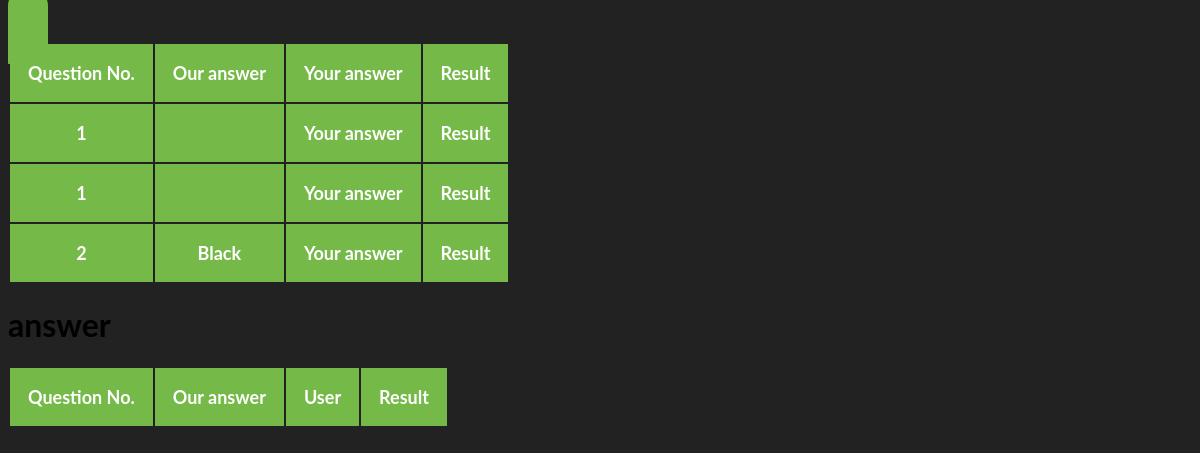
/firas/result, run on an earlier commit of the app's database.
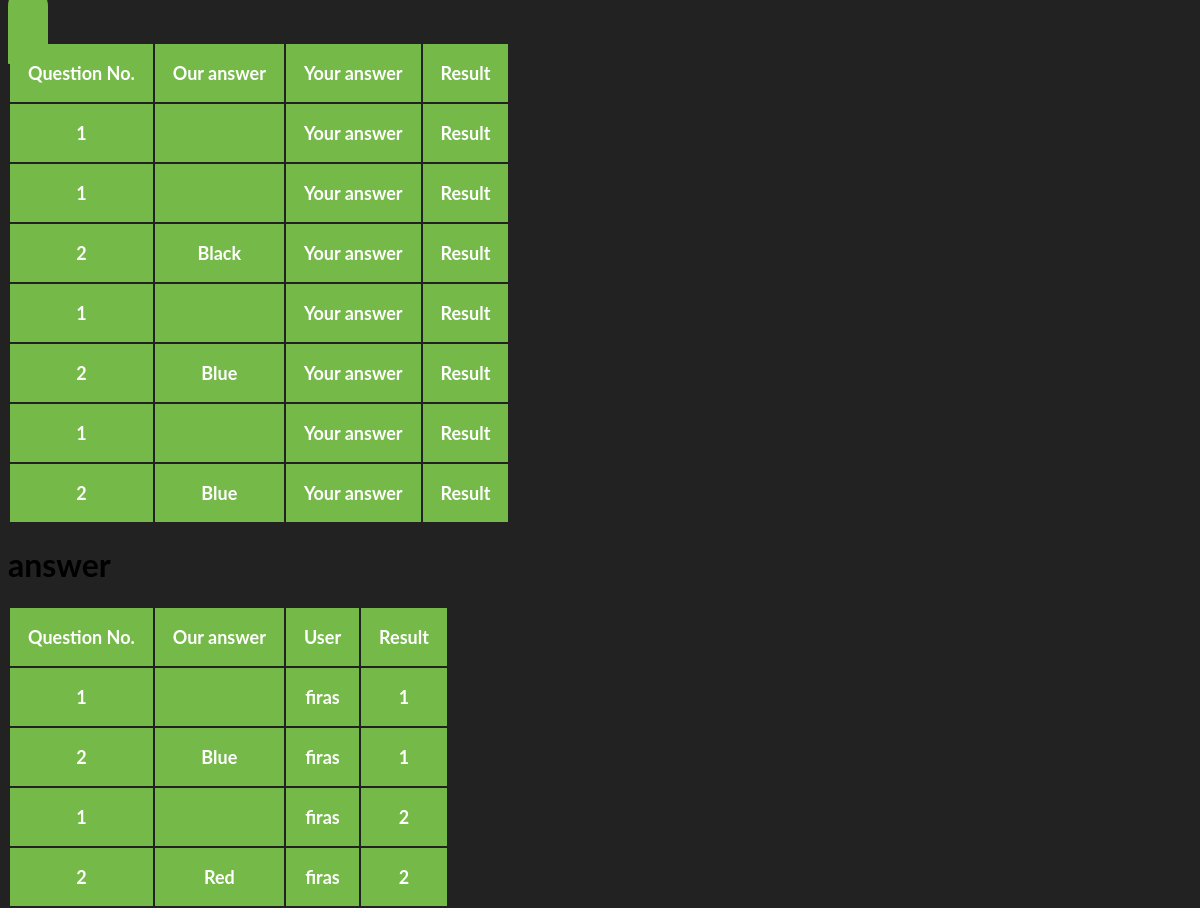
And on a later commit of the database.
### meandhim/models.py (models this page shows, shortened)
class response(models.Model):
	user = models.ForeignKey(user, on_delete=models.CASCADE)
	question = models.ForeignKey(question, on_delete=models.CASCADE)
	choice = models.CharField(max_length=10)

class question(models.Model):
	quest = models.CharField(max_length=200)
	choice1 = models.CharField(max_length=200)
	choice2 = models.CharField(max_length=200)
	choice3 = models.CharField(max_length=200)
	choice4 = models.CharField(max_length=200, blank=True)
	choice5 = models.CharField(max_length=200, blank=True)

class anwser(models.Model):
	user = models.ForeignKey(user, on_delete=models.CASCADE)
	question = models.ForeignKey(question, on_delete=models.CASCADE)
	choice = models.CharField(max_length=10)
	score = models.IntegerField()

class user(models.Model):
	name = models.CharField(max_length=20)
	def __str__(self):
		return self.name

### meandhim/views.py (the view)
# urls.py: url(r'^(?P<name>[-\w]+)/result$', views.result, name='result'),
def result(request, name):
	userval = user.objects.filter(name=name)[:1].get()
	rep = response.objects.filter(user=userval).all()
	ans = anwser.objects.filter(user=userval).all()
	return render(request, 'meandhim/result.html', {'rep' : rep, 'ans' : ans})

### meandhim/templates/meandhim/result.html (shortened to what this page needs)
<!DOCTYPE>
<html>
<head>
	{% load staticfiles %}
		<link rel="stylesheet" href="{% static 'meandhim/css/stylequiz.css' %}" />
</head>
<body>
<div class="container">
        <div class="row">
            <div class="col-sm-8 col-sm-offset-2">
                <div id="result-of-question" class="pulse animated" >
                    <span id="totalCorrect" class="pull-right"></span>
                    <table class="table table-hover table-responsive" >
                        <thead>
                            <tr>
                                <th>Question No.</th>
                                <th>Our answer</th>
                                <th>Your answer</th>
                                <th>Result</th>
                            </tr>
                            {% for i in rep %}
                            <tr>
                                <th> {{i.question.id}}</th>
                                <th>{{ i.choice }}</th>
                                <th>Your answer</th>
                                <th>Result</th>
                            </tr>
                            {% endfor %}
                        </thead>
                    </table>
      <h1> answer   </h1>
      <table class="table table-hover table-responsive">
                        <thead>
                            <tr>
                                <th>Question No.</th>
                                <th>Our answer</th>
                                <th>User</th>
                                <th>Result</th>
                            </tr>
                            {% for i in ans %}
                            <tr>
                                <th> {{i.question.id}}</th>
                                <th>{{ i.choice }}</th>
                                <th>{{ i.user }}</th>
                                <th>{{ i.score }}</th>
                            </tr>
                            {% endfor %}
                        </thead>
                    </table>
                </div>
            </div>
        </div>
    </div>
</body>
</html>

### meandhim/static/meandhim/css/stylequiz.css (style rules this page uses)
body, html { height: 100%; background: #222222; font-family: 'Lato', sans-serif; }
#result-of-question th { text-align: center; background: #75ba48; color: #fff; padding: 18px; font-size: 18px; border: none; }
#totalCorrect { color: #fff; background: #75ba48; padding: 22px 20px; border-radius: 1px; font-stretch: expanded; font-size: 28px; font-weight: bold; border-top-right-radius: 25px; border-top-left-radius: 25px; }

What changed in the data, as far as the page shows it:
added response: question.id "1"
added response: question.id "2", choice "Blue"
added response: question.id "1"
added response: question.id "2", choice "Blue"
added anwser: question.id "1", user "firas", score "1"
added anwser: question.id "2", choice "Blue", user "firas", score "1"
added anwser: question.id "1", user "firas", score "2"
added anwser: question.id "2", choice "Red", user "firas", score "2"
